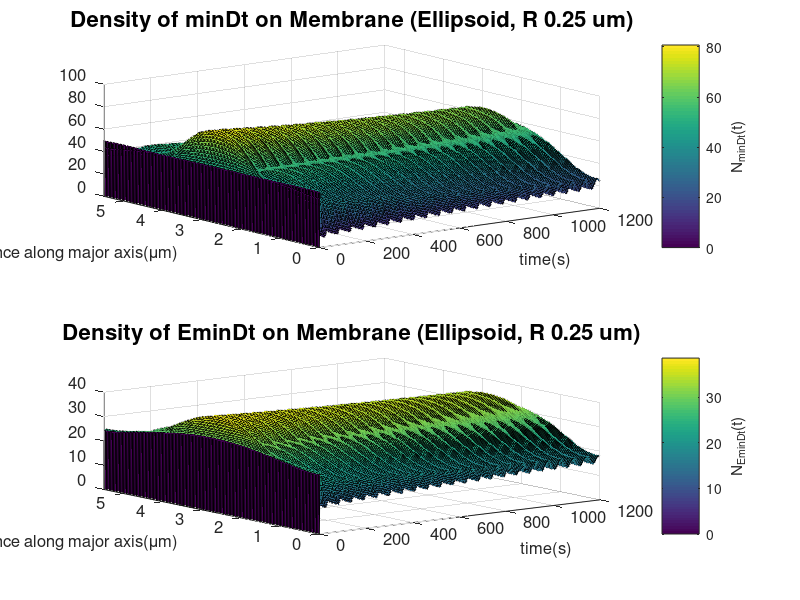

Source code (MATLAB):
%% Reinitialize
clear
clc
close all

%% Import
load('minDt.mat');
load('EminDt.mat');
load('time.mat');
load('distance.mat');

%% Plot
% MinDt Plot
figure(1)
subplot(2,1,1)
surf(time,distance,minDt');
axis([0 1200 0 5.5]);
set(gca, 'FontSize',12);
xlabel('time(s)', 'FontSize',12);
ylabel('distance along major axis({\mu}m)','FontSize',12);
title('Density of minDt on Membrane (Ellipsoid, R 0.25 um)','FontSize',16);
c=colorbar;
ylabel(c,'N_{minDt}(t)');

% EMinDt Plot
subplot(2,1,2)
surf(time,distance,EminDt');
axis([0 1200 0 5.5]);
set(gca, 'FontSize',12);
xlabel('time(s)', 'FontSize',12);
ylabel('distance along major axis({\mu}m)','FontSize',12);
title('Density of EminDt on Membrane (Ellipsoid, R 0.25 um)','FontSize',16);
c=colorbar;
ylabel(c,'N_{EminDt}(t)');